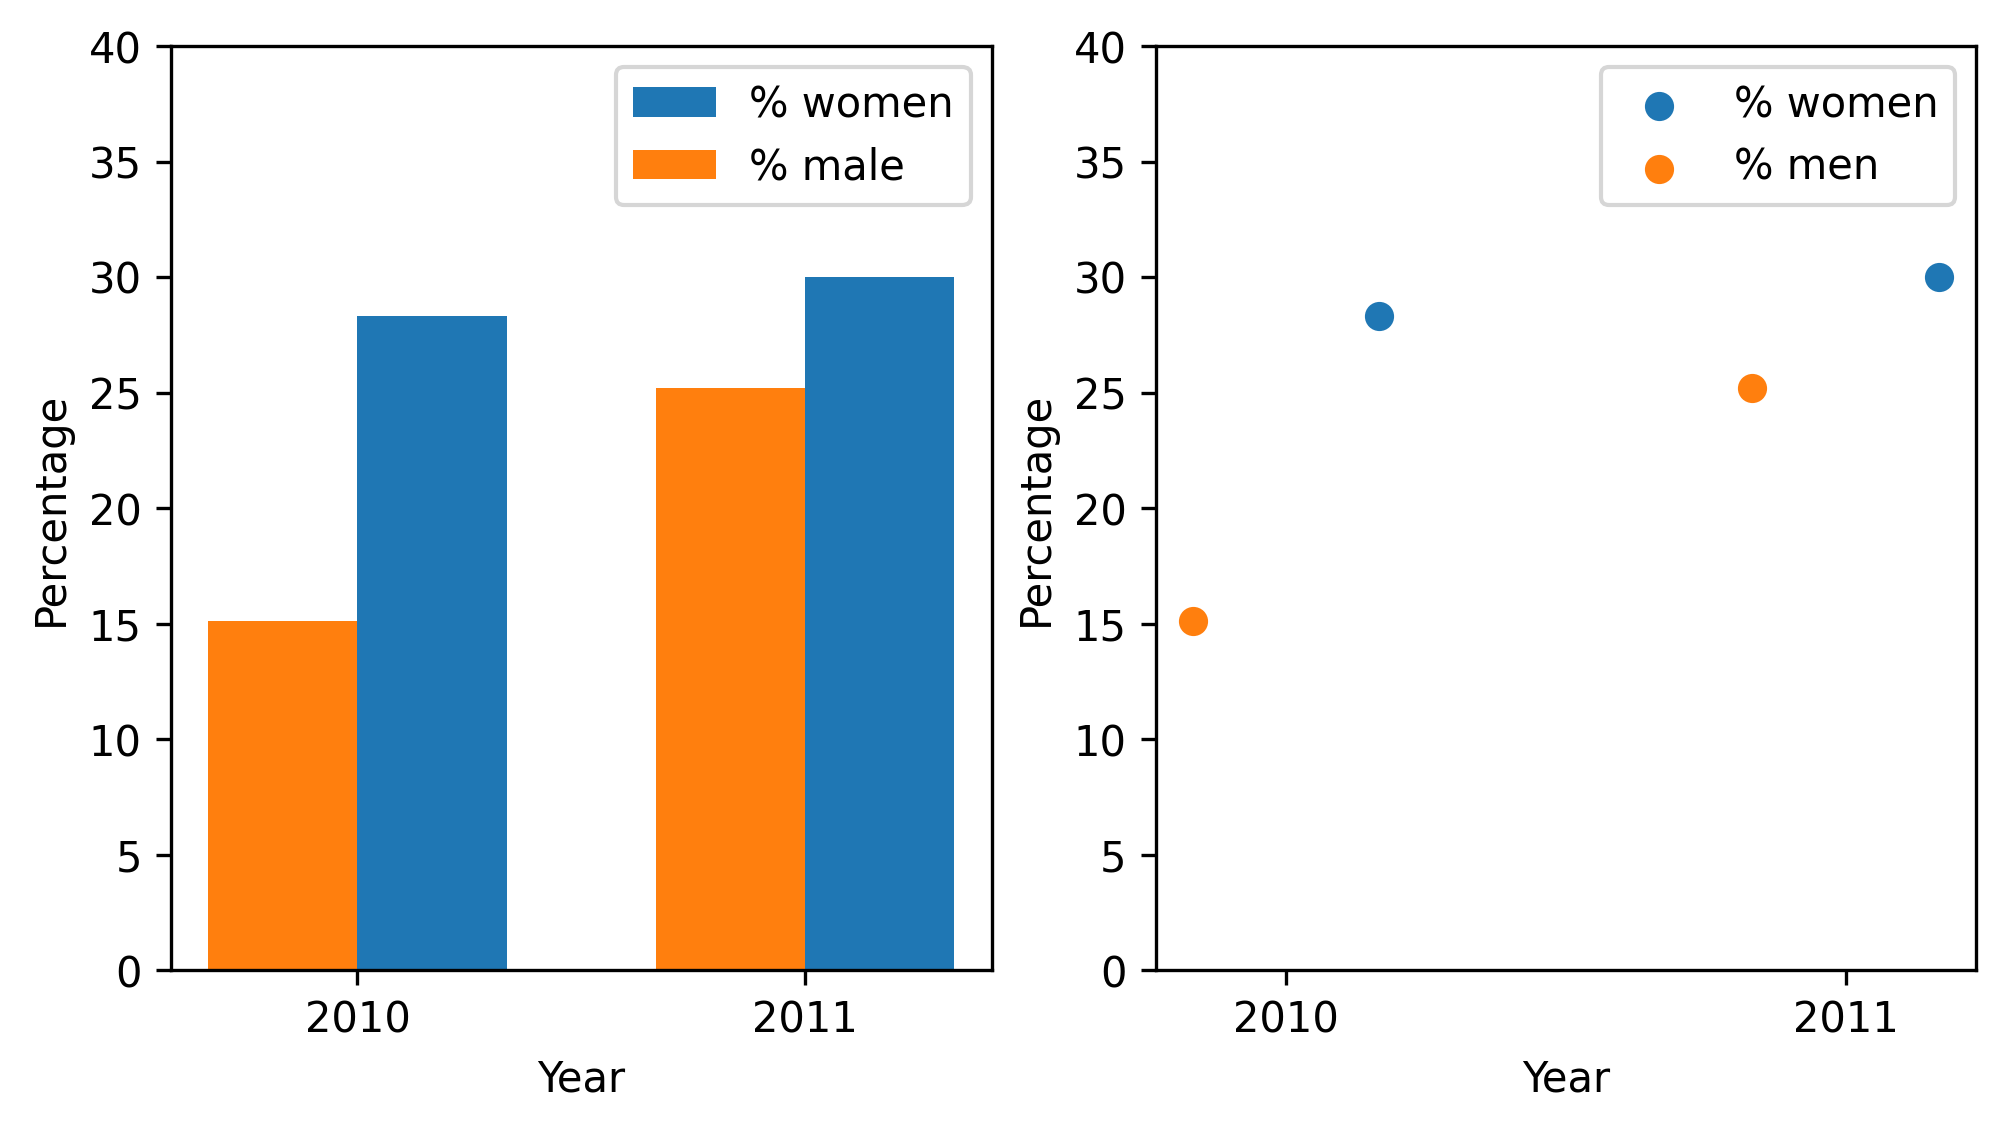

The script that saved this image:
import matplotlib.pyplot as plt

# Names of data
years = ["2010", "2011"]
values = [[15.1, 25.2], [28.3, 30.0]]

x = [1.2, 2.4]
y = [0.8, 2.0]
notchCoords = [1.0, 2.2]

plt.figure(figsize=(12, 4))

plt.subplot(131)
plt.bar(x, values[1], label="% women", width=0.4)
plt.bar(y, values[0], label="% male", width=0.4)

plt.ylabel("Percentage")
plt.xlabel("Year")
plt.xticks(notchCoords, years)
plt.ylim(0, 40)
plt.legend()

plt.subplot(132)
plt.scatter(x, values[1], label="% women")
plt.scatter(y, values[0], label="% men")
plt.xticks(notchCoords, years)
plt.ylabel("Percentage")
plt.xlabel("Year")
plt.ylim(0, 40)
plt.legend()

plt.savefig("barchart.png", bbox_inches="tight", dpi=300)
